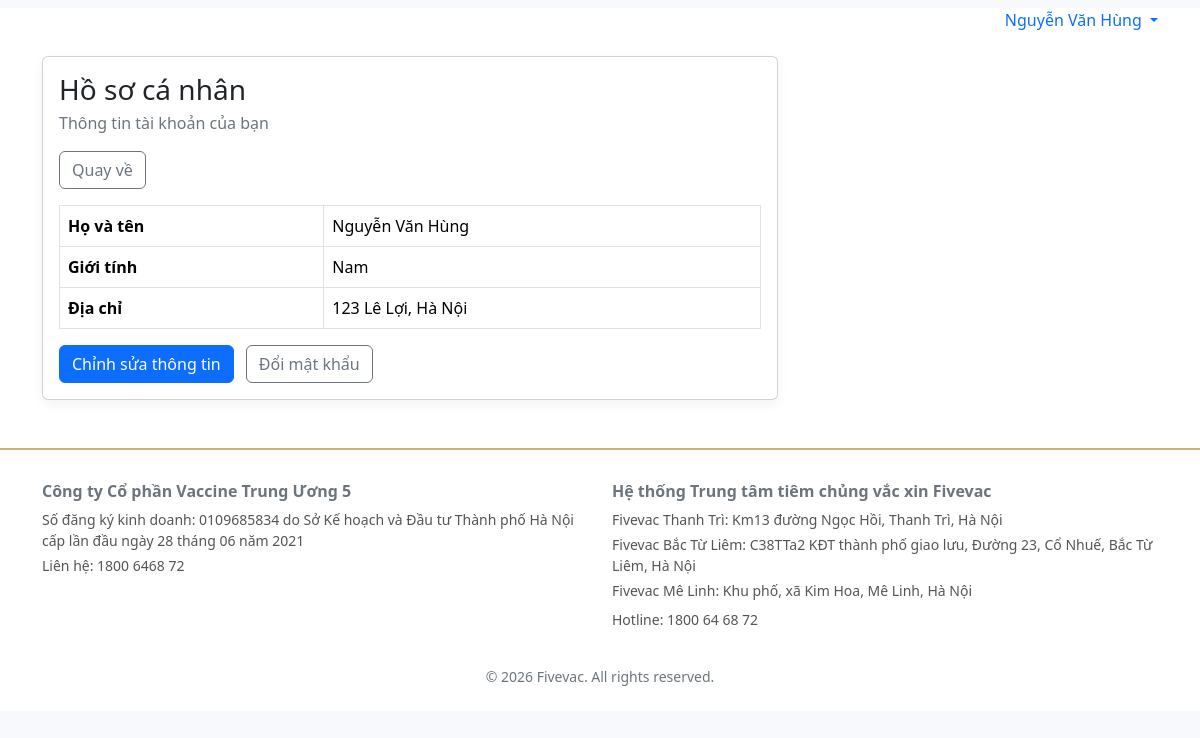
The page /profile (signed in) on the database its author committed.
### tables this page shows
CREATE TABLE `nguoidung` (
  `MaND` varchar(50) NOT NULL,
  `HoVaTen` varchar(100) NOT NULL,
  `NgaySinh` date DEFAULT NULL,
  `GioiTinh` enum('Nam','Nữ') DEFAULT NULL,
  `DiaChi` varchar(255) DEFAULT NULL
);

### app/core/Controller.php (called while the page is built, shortened)
<?php
class Controller {
    public function view($view, $data = []){
        extract($data);
        require '../app/views/layout/header.php';
        require '../app/views/' . $view . '.php';
        require '../app/views/layout/footer.php';
    }
}

### app/controllers/ProfileController.php (called while the page is built, shortened)
<?php
class ProfileController extends Controller {
    public function index() {
        $uid = current_user_id();
        $user = null;
        if ($uid) {
            try {
                $db = new Database();
                $db->query("SELECT HoVaTen, GioiTinh, DiaChi FROM nguoidung WHERE MaND = :id LIMIT 1");
                $db->bind(':id', $uid);
                $user = $db->single();
            } catch (Exception $e) {
            }
        }
        $params = ['user' => $user];
        $role = current_user_role();
        if ($role === 'staff' || $role === 'admin') {
            $params['hide_navbar'] = true;
            $params['current_role'] = $role;
        }
        $this->view('profile/index', $params);
    }
}

### public/index.php (called while the page is built, shortened)
<?php
require_once __DIR__ . '/../app/core/Helpers.php';
require_once __DIR__ . '/../app/core/Database.php';
$path = trim($_GET['url'] ?? '', '/');
$parts = array_values(array_filter(explode('/', $path)));
$method = $parts[1] ?? 'index';
$params = array_slice($parts, 2);
$controller = new $controllerName();
call_user_func_array([$controller, $method], $params);

### app/core/Helpers.php (called while the page is built, shortened)
<?php
function base_url($path = '') {
    $base = rtrim(BASE_URL, '/');
    $trimmed = ltrim($path, '/');
    return $base . '/' . $trimmed;
}
function current_user_role() {
    return $_SESSION['role'] ?? 'guest';
}

### app/core/Database.php (called while the page is built, shortened)
<?php
class Database {
    private $host = DB_HOST;
    private $user = DB_USER;
    private $pass = DB_PASS;
    private $dbname = DB_NAME;
    private $dbh;
    private $stmt;
    public function __construct() {
        $dsn = 'mysql:host=' . $this->host . ';dbname=' . $this->dbname . ';charset=utf8mb4';
        $options = [
            PDO::ATTR_PERSISTENT => false,
            PDO::ATTR_ERRMODE => PDO::ERRMODE_EXCEPTION,
            PDO::ATTR_DEFAULT_FETCH_MODE => PDO::FETCH_ASSOC,
        ];
        try { $this->dbh = new PDO($dsn, $this->user, $this->pass, $options); }
        catch(PDOException $e) { $this->error = $e->getMessage(); }
    }
    public function query($sql){ $this->stmt = $this->dbh->prepare($sql); }
    public function bind($param, $value, $type = null){
        if (is_null($type)) {
            switch (true) {
                default: $type = PDO::PARAM_STR;
            }
        }
        $this->stmt->bindValue($param, $value, $type);
    }
    public function execute(){ return $this->stmt->execute(); }
    public function single(){ $this->execute(); return $this->stmt->fetch(); }
}

### app/views/profile/index.php (the view, shortened to what this page needs)
<div class="row">
  <div class="col-lg-8">
    <div class="card">
      <div class="card-body">
        <h3 class="card-title mb-1">Hồ sơ cá nhân</h3>
        <p class="text-secondary">Thông tin tài khoản của bạn</p>
        <?php
        $role = current_user_role();
        if ($role === 'staff') {
          echo '<a href="' . base_url('staff/dashboard') . '" class="btn btn-outline-secondary mb-3">Quay về</a>';
        } elseif ($role === 'admin') {
          echo '<a href="' . base_url('admin/dashboard') . '" class="btn btn-outline-secondary mb-3">Quay về</a>';
        }
        ?>
        <?php if($user): ?>
          <table class="table">
            <tbody>
              <tr>
                <th>Họ và tên</th>
                <td><?= htmlspecialchars($user['HoVaTen']) ?></td>
              </tr>
              <tr>
                <th>Giới tính</th>
                <td><?= htmlspecialchars($user['GioiTinh'] ?? '') ?></td>
              </tr>
              <tr>
                <th>Địa chỉ</th>
                <td><?= htmlspecialchars($user['DiaChi'] ?? '') ?></td>
              </tr>
            </tbody>
          </table>
        <?php else: ?>
          <p>Không tìm thấy thông tin hồ sơ.</p>
        <?php endif; ?>
        <a href="<?= base_url('profile/edit') ?>" class="btn btn-primary me-2">Chỉnh sửa thông tin</a>
        <a href="<?= base_url('profile/change_password') ?>" class="btn btn-outline-secondary">Đổi mật khẩu</a>
      </div>
    </div>
  </div>
</div>

### public/assets/css/theme.css (style rules this page uses)
:root { --brand:#0d6efd; --brand-dark:#0b5ed7; --bg:#f7f9fc; }
html,body { margin:0;padding:0;background:var(--bg); }
.card { border-radius:1rem;box-shadow:0 .25rem .75rem rgba(0,0,0,.05) }

### rows shown on the page
nguoidung: HoVaTen "Nguyễn Văn Hùng", GioiTinh "Nam", DiaChi "123 Lê Lợi, Hà Nội"

### other values the page prints
current_user_name() "Nguyễn Văn Hùng"
